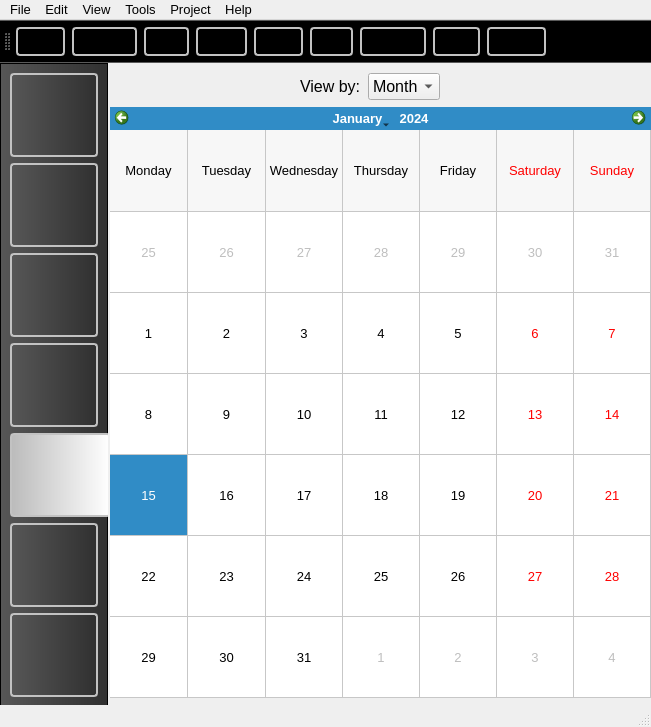
<?xml version="1.0" encoding="UTF-8"?>
<ui version="4.0">
 <class>MainWindow</class>
 <widget class="QMainWindow" name="MainWindow">
  <property name="geometry">
   <rect>
    <x>0</x>
    <y>0</y>
    <width>651</width>
    <height>727</height>
   </rect>
  </property>
  <property name="windowTitle">
   <string>MainWindow</string>
  </property>
  <property name="statusTip">
   <string/>
  </property>
  <property name="styleSheet">
   <string notr="true">QMainWindow{
background-color: qlineargradient(x1: 0, y1: 0, x2: 0, y2: 1,
                                       stop: 0 #f6f7fa, stop: 1 #dadbde);
}
QMenuBar
{
	font-size:10pt;
}
QStatusBar
{
	background-color: qlineargradient(x1: 0, y1: 0, x2: 0, y2: 1,
                                       stop: 0 #f6f7fa, stop: 1 #dadbde);
}
</string>
  </property>
  <property name="documentMode">
   <bool>false</bool>
  </property>
  <property name="tabShape">
   <enum>QTabWidget::Rounded</enum>
  </property>
  <widget class="QWidget" name="centralwidget">
   <widget class="QFrame" name="frame">
    <property name="geometry">
     <rect>
      <x>0</x>
      <y>0</y>
      <width>108</width>
      <height>644</height>
     </rect>
    </property>
    <property name="statusTip">
     <string/>
    </property>
    <property name="styleSheet">
     <string notr="true">background-color: qlineargradient(spread:repeat, x1:0, y1:0, x2:1, y2:0, stop:0.0170455 rgba(86, 86, 86, 255), stop:1 rgba(48, 48, 48, 255));
</string>
    </property>
    <property name="frameShape">
     <enum>QFrame::StyledPanel</enum>
    </property>
    <property name="frameShadow">
     <enum>QFrame::Plain</enum>
    </property>
    <property name="lineWidth">
     <number>1</number>
    </property>
    <widget class="QPushButton" name="pushButton">
     <property name="geometry">
      <rect>
       <x>10</x>
       <y>10</y>
       <width>88</width>
       <height>84</height>
      </rect>
     </property>
     <property name="styleSheet">
      <string notr="true"> border: 2px solid rgb(194, 194, 194);
 border-radius: 4px;
background-color: qlineargradient(x1: 0, y1: 0, x2: 0, y2: 1,
                                       stop: 0 #f6f7fa, stop: 1 #dadbde);</string>
     </property>
     <property name="text">
      <string/>
     </property>
     <property name="icon">
      <iconset resource="../Icon.qrc">
       <normaloff>:/newPrefix/E:/Akshar/Icons/1284569511_graph.png</normaloff>:/newPrefix/E:/Akshar/Icons/1284569511_graph.png</iconset>
     </property>
     <property name="iconSize">
      <size>
       <width>80</width>
       <height>80</height>
      </size>
     </property>
     <property name="default">
      <bool>false</bool>
     </property>
     <property name="flat">
      <bool>false</bool>
     </property>
    </widget>
    <widget class="QPushButton" name="pushButton_2">
     <property name="geometry">
      <rect>
       <x>10</x>
       <y>100</y>
       <width>88</width>
       <height>84</height>
      </rect>
     </property>
     <property name="styleSheet">
      <string notr="true"> border: 2px solid rgb(194, 194, 194);
 border-radius: 4px;
background-color: qlineargradient(x1: 0, y1: 0, x2: 0, y2: 1,
                                       stop: 0 #f6f7fa, stop: 1 #dadbde);</string>
     </property>
     <property name="text">
      <string/>
     </property>
     <property name="icon">
      <iconset resource="../Icon.qrc">
       <normaloff>:/newPrefix/E:/Akshar/Icons/Project Plan - Gant Chart.png</normaloff>:/newPrefix/E:/Akshar/Icons/Project Plan - Gant Chart.png</iconset>
     </property>
     <property name="iconSize">
      <size>
       <width>80</width>
       <height>80</height>
      </size>
     </property>
     <property name="default">
      <bool>false</bool>
     </property>
     <property name="flat">
      <bool>false</bool>
     </property>
    </widget>
    <widget class="QPushButton" name="pushButton_3">
     <property name="geometry">
      <rect>
       <x>10</x>
       <y>190</y>
       <width>88</width>
       <height>84</height>
      </rect>
     </property>
     <property name="styleSheet">
      <string notr="true"> border: 2px solid rgb(194, 194, 194);
 border-radius: 4px;
background-color: qlineargradient(x1: 0, y1: 0, x2: 0, y2: 1,
                                       stop: 0 #f6f7fa, stop: 1 #dadbde);</string>
     </property>
     <property name="text">
      <string/>
     </property>
     <property name="icon">
      <iconset resource="../Icon.qrc">
       <normaloff>:/newPrefix/E:/Akshar/Icons/Portfolio.png</normaloff>:/newPrefix/E:/Akshar/Icons/Portfolio.png</iconset>
     </property>
     <property name="iconSize">
      <size>
       <width>80</width>
       <height>80</height>
      </size>
     </property>
     <property name="default">
      <bool>false</bool>
     </property>
     <property name="flat">
      <bool>false</bool>
     </property>
    </widget>
    <widget class="QPushButton" name="pushButton_4">
     <property name="geometry">
      <rect>
       <x>10</x>
       <y>280</y>
       <width>88</width>
       <height>84</height>
      </rect>
     </property>
     <property name="styleSheet">
      <string notr="true"> border: 2px solid rgb(194, 194, 194);
 border-radius: 4px;
background-color: qlineargradient(x1: 0, y1: 0, x2: 0, y2: 1,
                                       stop: 0 #f6f7fa, stop: 1 #dadbde);</string>
     </property>
     <property name="text">
      <string/>
     </property>
     <property name="icon">
      <iconset resource="../Icon.qrc">
       <normaloff>:/newPrefix/E:/Akshar/Icons/1284570864_stock_task.png</normaloff>:/newPrefix/E:/Akshar/Icons/1284570864_stock_task.png</iconset>
     </property>
     <property name="iconSize">
      <size>
       <width>80</width>
       <height>80</height>
      </size>
     </property>
     <property name="default">
      <bool>false</bool>
     </property>
     <property name="flat">
      <bool>false</bool>
     </property>
    </widget>
    <widget class="QPushButton" name="pushButton_5">
     <property name="geometry">
      <rect>
       <x>10</x>
       <y>370</y>
       <width>101</width>
       <height>84</height>
      </rect>
     </property>
     <property name="styleSheet">
      <string notr="true"> border: 2px solid rgb(194, 194, 194);
 border-radius: 4px;
background-color: qlineargradient(spread:repeat, x1:1, y1:1, x2:0, y2:1, stop:0 rgba(255, 255, 255, 255), stop:1 rgba(187, 187, 187, 255));</string>
     </property>
     <property name="text">
      <string/>
     </property>
     <property name="icon">
      <iconset resource="../Icon.qrc">
       <normaloff>:/newPrefix/E:/Akshar/Icons/Calendar.png</normaloff>:/newPrefix/E:/Akshar/Icons/Calendar.png</iconset>
     </property>
     <property name="iconSize">
      <size>
       <width>80</width>
       <height>80</height>
      </size>
     </property>
     <property name="default">
      <bool>false</bool>
     </property>
     <property name="flat">
      <bool>false</bool>
     </property>
    </widget>
    <widget class="QPushButton" name="pushButton_6">
     <property name="geometry">
      <rect>
       <x>10</x>
       <y>460</y>
       <width>88</width>
       <height>84</height>
      </rect>
     </property>
     <property name="styleSheet">
      <string notr="true"> border: 2px solid rgb(194, 194, 194);
 border-radius: 4px;
background-color: qlineargradient(x1: 0, y1: 0, x2: 0, y2: 1,
                                       stop: 0 #f6f7fa, stop: 1 #dadbde);</string>
     </property>
     <property name="text">
      <string/>
     </property>
     <property name="icon">
      <iconset resource="../Icon.qrc">
       <normaloff>:/newPrefix/E:/Akshar/Icons/User - Resource.png</normaloff>:/newPrefix/E:/Akshar/Icons/User - Resource.png</iconset>
     </property>
     <property name="iconSize">
      <size>
       <width>80</width>
       <height>80</height>
      </size>
     </property>
     <property name="default">
      <bool>false</bool>
     </property>
     <property name="flat">
      <bool>false</bool>
     </property>
    </widget>
    <widget class="QPushButton" name="pushButton_7">
     <property name="geometry">
      <rect>
       <x>10</x>
       <y>550</y>
       <width>88</width>
       <height>84</height>
      </rect>
     </property>
     <property name="styleSheet">
      <string notr="true"> border: 2px solid rgb(194, 194, 194);
 border-radius: 4px;
background-color: qlineargradient(x1: 0, y1: 0, x2: 0, y2: 1,
                                       stop: 0 #f6f7fa, stop: 1 #dadbde);</string>
     </property>
     <property name="text">
      <string/>
     </property>
     <property name="icon">
      <iconset resource="../Icon.qrc">
       <normaloff>:/newPrefix/E:/Akshar/Icons/Notes.png</normaloff>:/newPrefix/E:/Akshar/Icons/Notes.png</iconset>
     </property>
     <property name="iconSize">
      <size>
       <width>80</width>
       <height>80</height>
      </size>
     </property>
     <property name="default">
      <bool>false</bool>
     </property>
     <property name="flat">
      <bool>false</bool>
     </property>
    </widget>
   </widget>
   <widget class="QCalendarWidget" name="calendarWidget">
    <property name="geometry">
     <rect>
      <x>110</x>
      <y>44</y>
      <width>541</width>
      <height>591</height>
     </rect>
    </property>
    <property name="font">
     <font>
      <pointsize>10</pointsize>
     </font>
    </property>
    <property name="gridVisible">
     <bool>true</bool>
    </property>
    <property name="horizontalHeaderFormat">
     <enum>QCalendarWidget::LongDayNames</enum>
    </property>
    <property name="verticalHeaderFormat">
     <enum>QCalendarWidget::NoVerticalHeader</enum>
    </property>
    <property name="navigationBarVisible">
     <bool>true</bool>
    </property>
    <property name="dateEditEnabled">
     <bool>true</bool>
    </property>
   </widget>
   <widget class="QWidget" name="">
    <property name="geometry">
     <rect>
      <x>300</x>
      <y>10</y>
      <width>140</width>
      <height>27</height>
     </rect>
    </property>
    <layout class="QHBoxLayout" name="horizontalLayout">
     <item>
      <widget class="QLabel" name="label">
       <property name="font">
        <font>
         <pointsize>12</pointsize>
        </font>
       </property>
       <property name="text">
        <string>View by:</string>
       </property>
      </widget>
     </item>
     <item>
      <widget class="QComboBox" name="comboBox">
       <property name="font">
        <font>
         <pointsize>12</pointsize>
        </font>
       </property>
       <item>
        <property name="text">
         <string>Month</string>
        </property>
       </item>
      </widget>
     </item>
    </layout>
   </widget>
  </widget>
  <widget class="QMenuBar" name="menubar">
   <property name="geometry">
    <rect>
     <x>0</x>
     <y>0</y>
     <width>651</width>
     <height>23</height>
    </rect>
   </property>
   <widget class="QMenu" name="menuFile">
    <property name="title">
     <string>File</string>
    </property>
    <addaction name="actionUndo"/>
    <addaction name="actionRedo"/>
    <addaction name="actionCopy"/>
    <addaction name="actionPaste"/>
   </widget>
   <widget class="QMenu" name="menuEdit">
    <property name="title">
     <string>Edit</string>
    </property>
   </widget>
   <widget class="QMenu" name="menuView">
    <property name="title">
     <string>View</string>
    </property>
   </widget>
   <widget class="QMenu" name="menuTools">
    <property name="title">
     <string>Tools</string>
    </property>
   </widget>
   <widget class="QMenu" name="menuProject">
    <property name="title">
     <string>Project</string>
    </property>
   </widget>
   <widget class="QMenu" name="menuHelp">
    <property name="title">
     <string>Help</string>
    </property>
   </widget>
   <addaction name="menuFile"/>
   <addaction name="menuEdit"/>
   <addaction name="menuView"/>
   <addaction name="menuTools"/>
   <addaction name="menuProject"/>
   <addaction name="menuHelp"/>
  </widget>
  <widget class="QToolBar" name="toolBar">
   <property name="windowTitle">
    <string>toolBar</string>
   </property>
   <property name="styleSheet">
    <string notr="true">QToolBar{
background-color: qlineargradient(spread:repeat, x1:1, y1:1, x2:1, y2:0, stop:0 rgba(100, 100, 100, 255), stop:1 rgba(43, 43, 43, 255));
}
QToolButton{ /* all types of tool button*/ 
     border: 2px solid rgb(194, 194, 194);
     border-radius: 4px;
     background-color: qlineargradient(x1: 0, y1: 0, x2: 0, y2: 1,
                                       stop: 0 #f6f7fa, stop: 1 #dadbde);
	padding:4px;
	margin:3px;

 }
</string>
   </property>
   <property name="iconSize">
    <size>
     <width>18</width>
     <height>18</height>
    </size>
   </property>
   <property name="toolButtonStyle">
    <enum>Qt::ToolButtonFollowStyle</enum>
   </property>
   <attribute name="toolBarArea">
    <enum>TopToolBarArea</enum>
   </attribute>
   <attribute name="toolBarBreak">
    <bool>false</bool>
   </attribute>
   <addaction name="actionBack"/>
   <addaction name="actionForward"/>
   <addaction name="actionNew"/>
   <addaction name="actionOpen"/>
   <addaction name="actionSave"/>
   <addaction name="actionEdit"/>
   <addaction name="actionRemove"/>
   <addaction name="actionPrint"/>
   <addaction name="actionSearch"/>
  </widget>
  <widget class="QStatusBar" name="statusBar"/>
  <action name="actionNew">
   <property name="icon">
    <iconset resource="../Icon.qrc">
     <normaloff>:/newPrefix/E:/Akshar/Icons/document.ico</normaloff>:/newPrefix/E:/Akshar/Icons/document.ico</iconset>
   </property>
   <property name="text">
    <string>New</string>
   </property>
  </action>
  <action name="actionEdit">
   <property name="icon">
    <iconset resource="../Icon.qrc">
     <normaloff>:/newPrefix/E:/Akshar/Icons/pencil.ico</normaloff>:/newPrefix/E:/Akshar/Icons/pencil.ico</iconset>
   </property>
   <property name="text">
    <string>Edit</string>
   </property>
  </action>
  <action name="actionRemove">
   <property name="icon">
    <iconset resource="../Icon.qrc">
     <normaloff>:/newPrefix/E:/Akshar/Icons/trash.ico</normaloff>:/newPrefix/E:/Akshar/Icons/trash.ico</iconset>
   </property>
   <property name="text">
    <string>Remove</string>
   </property>
  </action>
  <action name="actionSave">
   <property name="icon">
    <iconset resource="../Icon.qrc">
     <normaloff>:/newPrefix/E:/Akshar/Icons/save.ico</normaloff>:/newPrefix/E:/Akshar/Icons/save.ico</iconset>
   </property>
   <property name="text">
    <string>Save</string>
   </property>
  </action>
  <action name="actionUndo">
   <property name="text">
    <string>Undo</string>
   </property>
  </action>
  <action name="actionRedo">
   <property name="text">
    <string>Redo</string>
   </property>
  </action>
  <action name="actionCopy">
   <property name="text">
    <string>Copy</string>
   </property>
  </action>
  <action name="actionPaste">
   <property name="text">
    <string>Paste</string>
   </property>
  </action>
  <action name="actionPrint">
   <property name="icon">
    <iconset resource="../Icon.qrc">
     <normaloff>:/newPrefix/E:/Akshar/Icons/print.ico</normaloff>:/newPrefix/E:/Akshar/Icons/print.ico</iconset>
   </property>
   <property name="text">
    <string>Print</string>
   </property>
  </action>
  <action name="actionForward">
   <property name="icon">
    <iconset resource="../Icon.qrc">
     <normaloff>:/newPrefix/E:/Akshar/Icons/right.ico</normaloff>:/newPrefix/E:/Akshar/Icons/right.ico</iconset>
   </property>
   <property name="text">
    <string>Forward</string>
   </property>
  </action>
  <action name="actionBack">
   <property name="icon">
    <iconset resource="../Icon.qrc">
     <normaloff>:/newPrefix/E:/Akshar/Icons/left.ico</normaloff>:/newPrefix/E:/Akshar/Icons/left.ico</iconset>
   </property>
   <property name="text">
    <string>Back</string>
   </property>
  </action>
  <action name="actionOpen">
   <property name="icon">
    <iconset resource="../Icon.qrc">
     <normaloff>:/newPrefix/E:/Akshar/Icons/folder.ico</normaloff>:/newPrefix/E:/Akshar/Icons/folder.ico</iconset>
   </property>
   <property name="text">
    <string>Open</string>
   </property>
  </action>
  <action name="actionSearch">
   <property name="icon">
    <iconset resource="../Icon.qrc">
     <normaloff>:/newPrefix/E:/Akshar/Icons/search.ico</normaloff>:/newPrefix/E:/Akshar/Icons/search.ico</iconset>
   </property>
   <property name="text">
    <string>Search</string>
   </property>
  </action>
 </widget>
 <resources>
  <include location="../Icon.qrc"/>
 </resources>
 <connections/>
</ui>
